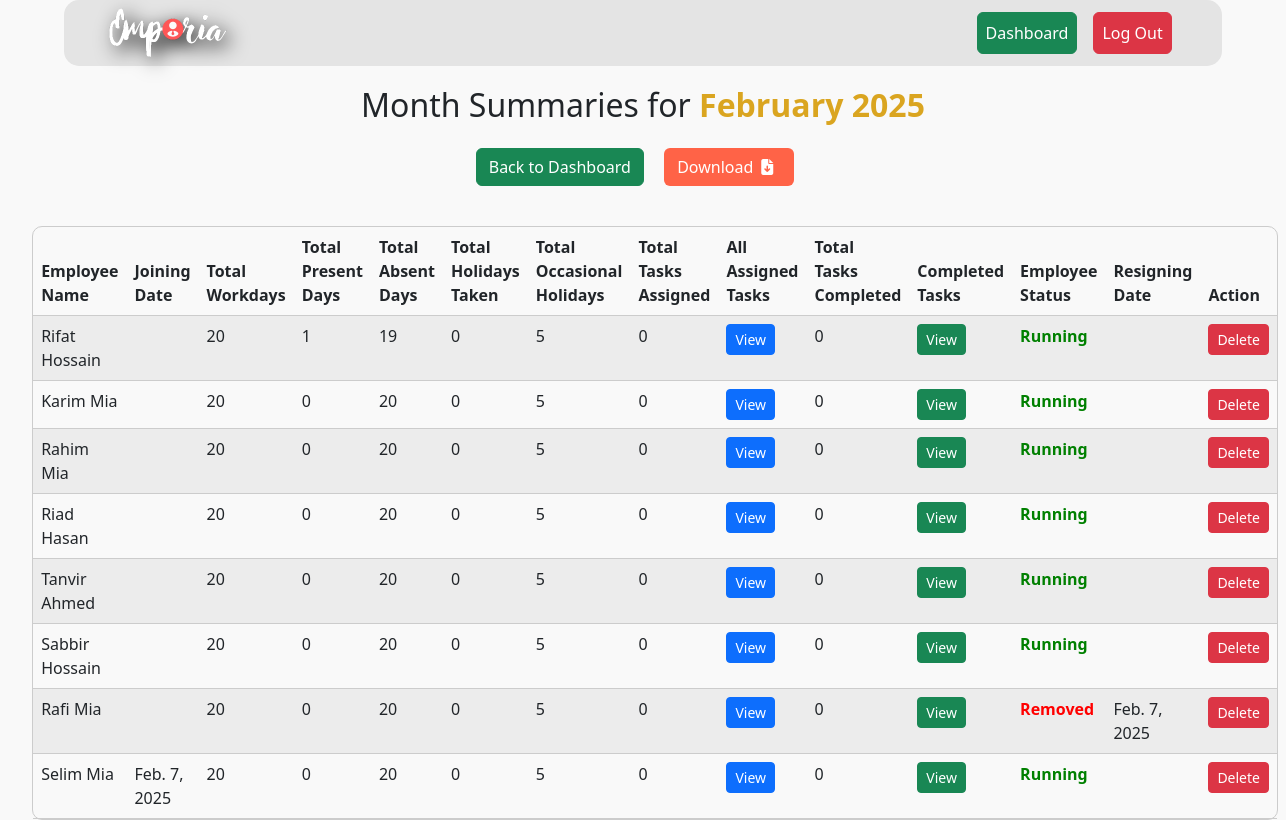
/month-summaries/ (signed in), run on the app's committed database.
### dashboard/models.py (models this page shows, shortened)
class MonthSummary(models.Model):
    month = models.CharField(max_length=10, default=datetime.now().strftime("%B"))  # Example: "January"
    year = models.PositiveIntegerField(default=datetime.now().year)  # Example: 2024
    employee_id = models.PositiveIntegerField()
    employee_name = models.CharField(max_length=50)
    total_workdays = models.PositiveIntegerField()
    total_present_days = models.PositiveIntegerField()
    total_holidays_taken = models.PositiveIntegerField()
    total_occasional_holidays = models.PositiveIntegerField()
    total_task_assigned = models.PositiveIntegerField(default=0)
    assigned_task_ids_with_title = models.TextField(blank=True, null=True)  # Store task IDs with titles
    total_task_completed = models.PositiveIntegerField(default=0)
    completed_task_ids_with_title = models.TextField(blank=True, null=True)  # Store completed task IDs with titles
    joining_date = models.DateTimeField(null=True, blank=True)
    leaving_date = models.DateTimeField(null=True, blank=True)
    employee_present_status = models.CharField(max_length=20, choices=[
        ("Running", "Running"),
        ("Removed", "Removed"),
    ], default="Running")
    @property
    def total_absent_days(self):
        return self.total_workdays - self.total_present_days

### dashboard/views.py (the view)
# urls.py: path('month-summaries/', views.view_all_month_summaries, name='view_all_month_summaries'),
@login_required
def view_all_month_summaries(request):
    if not request.user.is_staff:  # Ensure only admins can delete
        return redirect('dashboard')
    today = date.today()
    current_month = today.strftime("%B")
    current_year = today.year
    month_summaries = MonthSummary.objects.filter(month=current_month, year=current_year)
    for summary in month_summaries:
        if summary.assigned_task_ids_with_title:
            summary.assigned_task_list = [task.strip() for task in summary.assigned_task_ids_with_title.split(",")]
        else:
            summary.assigned_task_list = []  # Empty list if no assigned tasks
        if summary.completed_task_ids_with_title:
            summary.completed_task_list = [task.strip() for task in summary.completed_task_ids_with_title.split(",")]
        else:
            summary.completed_task_list = []  # Empty list if no completed tasks
    return render(request, 'all_month_summaries.html', {
        'month_summaries': month_summaries,
        'month': current_month,
        'year': current_year
    })

### dashboard/templates/all_month_summaries.html (shortened to what this page needs)
{% extends 'base.html' %} {% block content %}
<div style="width: 95%; margin: auto">
  <div
    class="msg-header"
    style="text-align: center; margin-bottom: 40px; margin-top: 20px"
  >
    <h2>
      Month Summaries for
      <span style="color: goldenrod; font-weight: bold"
        >{{ month }} {{ year }}</span
      >
    </h2>
    <a class="btn btn-success mt-3" href="{% url 'dashboard' %}"
      >Back to Dashboard</a
    >
    <a
      href="{% url 'export_month_summary' %}"
      class="btn mt-3 mx-3"
      style="background-color: tomato; color: white"
      >Download<i class="fa-solid fa-file-arrow-down mx-2"></i
    ></a>
  </div>
  {% if month_summaries %}
  <table
    class="table table-striped table-hover"
    style="width: 95%; margin: auto"
  >
    <thead>
      <tr>
        <th>Employee Name</th>
        <th>Joining Date</th>
        <th>Total Workdays</th>
        <th>Total Present Days</th>
        <th>Total Absent Days</th>
        <th>Total Holidays Taken</th>
        <th>Total Occasional Holidays</th>
        <th>Total Tasks Assigned</th>
        <th>All Assigned Tasks</th>
        <th>Total Tasks Completed</th>
        <th>Completed Tasks</th>
        <th>Employee Status</th>
        <th>Resigning Date</th>
        <th>Action</th>
      </tr>
    </thead>
    <tbody>
      {% for summary in month_summaries %}
      <tr>
        <td>{{ summary.employee_name }}</td>
        <td>{{ summary.joining_date.date }}</td>
        <td>{{ summary.total_workdays }}</td>
        <td>{{ summary.total_present_days }}</td>
        <td>{{ summary.total_absent_days }}</td>
        <td>{{ summary.total_holidays_taken }}</td>
        <td>{{ summary.total_occasional_holidays }}</td>
        <td>{{ summary.total_task_assigned }}</td>
        <td>
          <button
            href=""
            type="button"
            class="btn btn-primary btn-sm"
            data-bs-toggle="modal"
            data-bs-target="#assignTaskModal-{{summary.id}}"
          >
            View
          </button>
        </td>
        <td>{{ summary.total_task_completed }}</td>
        <td>
          <button
            href=""
            type="button"
            class="btn btn-success btn-sm"
            data-bs-toggle="modal"
            data-bs-target="#completeTaskModal-{{summary.id}}"
          >
            View
          </button>
        </td>
        <td>{% if summary.employee_present_status == 'Running' %}
                <span style="color: green; font-weight: bold;">{{ summary.employee_present_status }}</span>
            {% else %}
                <span style="color: red; font-weight: bold;">{{ summary.employee_present_status }}</span>
            {% endif %}
        </td>
        <td>{{summary.leaving_date.date}}</td>
        <td>
          <button
            href=""
            type="button"
            class="btn btn-danger btn-sm"
            data-bs-toggle="modal"
            data-bs-target="#deleteTaskModal-{{summary.id}}"
          >
            Delete
          </button>
        </td>
      </tr>
      {% endfor %}
    </tbody>
  </table>
  {% else %}
  <h4 style="color:tomato; text-align:center;">No Month Summaries found for the current month.</h4>
  {% endif %}
</div>
{% endblock %}

### templates/base.html (style rules this page uses)
body { background-color: #f9f9f9; }
.table { width: 500px; border-collapse: separate; border-spacing: 0; border-radius: 10px; border: 1px solid #ccc; }

### data on the page
MonthSummary: employee_name "Rifat Hossain", total_workdays "20", total_present_days "1", total_absent_days "19", total_holidays_taken "0", total_occasional_holidays "5", total_task_assigned "0", total_task_completed "0", employee_present_status "Running"
MonthSummary: employee_name "Karim Mia", total_workdays "20", total_present_days "0", total_absent_days "20", total_holidays_taken "0", total_occasional_holidays "5", total_task_assigned "0", total_task_completed "0", employee_present_status "Running"
MonthSummary: employee_name "Rahim Mia", total_workdays "20", total_present_days "0", total_absent_days "20", total_holidays_taken "0", total_occasional_holidays "5", total_task_assigned "0", total_task_completed "0", employee_present_status "Running"
MonthSummary: employee_name "Riad Hasan", total_workdays "20", total_present_days "0", total_absent_days "20", total_holidays_taken "0", total_occasional_holidays "5", total_task_assigned "0", total_task_completed "0", employee_present_status "Running"
MonthSummary: employee_name "Tanvir Ahmed", total_workdays "20", total_present_days "0", total_absent_days "20", total_holidays_taken "0", total_occasional_holidays "5", total_task_assigned "0", total_task_completed "0", employee_present_status "Running"
MonthSummary: employee_name "Sabbir Hossain", total_workdays "20", total_present_days "0", total_absent_days "20", total_holidays_taken "0", total_occasional_holidays "5", total_task_assigned "0", total_task_completed "0", employee_present_status "Running"
MonthSummary: employee_name "Rafi Mia", total_workdays "20", total_present_days "0", total_absent_days "20", total_holidays_taken "0", total_occasional_holidays "5", total_task_assigned "0", total_task_completed "0", employee_present_status "Removed", leaving_date "Feb. 7, 2025"
MonthSummary: employee_name "Selim Mia", joining_date "Feb. 7, 2025", total_workdays "20", total_present_days "0", total_absent_days "20", total_holidays_taken "0", total_occasional_holidays "5", total_task_assigned "0", total_task_completed "0", employee_present_status "Running"

### other printed values
{{ month }} "February"
{{ year }} "2025"
